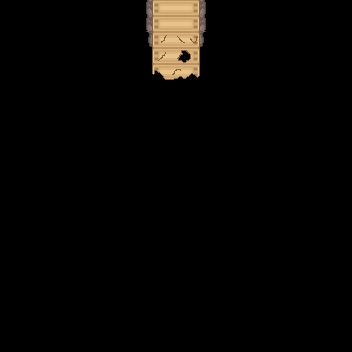

A 2D game scene composited from a Tiled map and its tileset images. What follows is a short description and the map's XML, with every tile layer's data as written:
An orthogonal 11x11 tile map with 32x32 px tiles, 2 tile layers (Tile Layer 1, Tile Layer 2), 2 tilesets.

<map version="1.0" tiledversion="1.1.2" orientation="orthogonal" renderorder="right-down" width="11" height="11" tilewidth="32" tileheight="32" infinite="0" nextobjectid="1">
 <tileset firstgid="1" name="gg" tilewidth="32" tileheight="32" tilecount="961" columns="31">
  <image source="gg.png" width="1000" height="1000" />
 </tileset>
 <tileset firstgid="962" name="gg" tilewidth="32" tileheight="32" tilecount="961" columns="31">
  <image source="gg.png" width="1000" height="1000" />
 </tileset>
 <layer name="Tile Layer 1" width="11" height="11">
  <data encoding="csv">
1499,1499,1499,1499,1562,1306,1561,1499,1499,1499,1499,
1499,1499,1499,1499,1593,1591,1592,1499,1499,1499,1499,
1499,1499,1499,1499,1499,1499,1499,1499,1499,1499,1499,
1499,1499,1499,1499,1499,1499,1499,1499,1499,1499,1499,
1499,1499,1499,1499,1499,1499,1499,1499,1499,1499,1499,
1499,1499,1499,1499,1499,1499,1499,1499,1499,1499,1499,
1499,1499,1499,1499,1499,1499,1499,1499,1499,1499,1499,
1499,1499,1499,1499,1499,1499,1499,1499,1499,1499,1499,
1499,1499,1499,1499,1499,1499,1499,1499,1499,1499,1499,
1499,1499,1499,1499,1499,1499,1499,1499,1499,1499,1499,
1499,1499,1499,1499,1499,1499,1499,1499,1499,1499,1499
</data>
 </layer>
 <layer name="Tile Layer 2" width="11" height="11">
  <data encoding="csv">
0,0,0,0,1305,1306,1307,0,0,0,0,
0,0,0,0,1336,1337,1338,0,0,0,0,
0,0,0,0,1367,1368,1369,0,0,0,0,
0,0,0,0,0,0,0,0,0,0,0,
0,0,0,0,0,0,0,0,0,0,0,
0,0,0,0,0,0,0,537,0,0,0,
0,0,0,0,0,537,0,0,0,0,0,
0,0,0,0,0,0,0,0,0,0,0,
0,0,0,0,0,0,0,0,0,0,0,
0,0,0,0,0,0,0,0,0,0,0,
0,0,0,0,0,0,0,0,0,0,0
</data>
 </layer>
</map>
